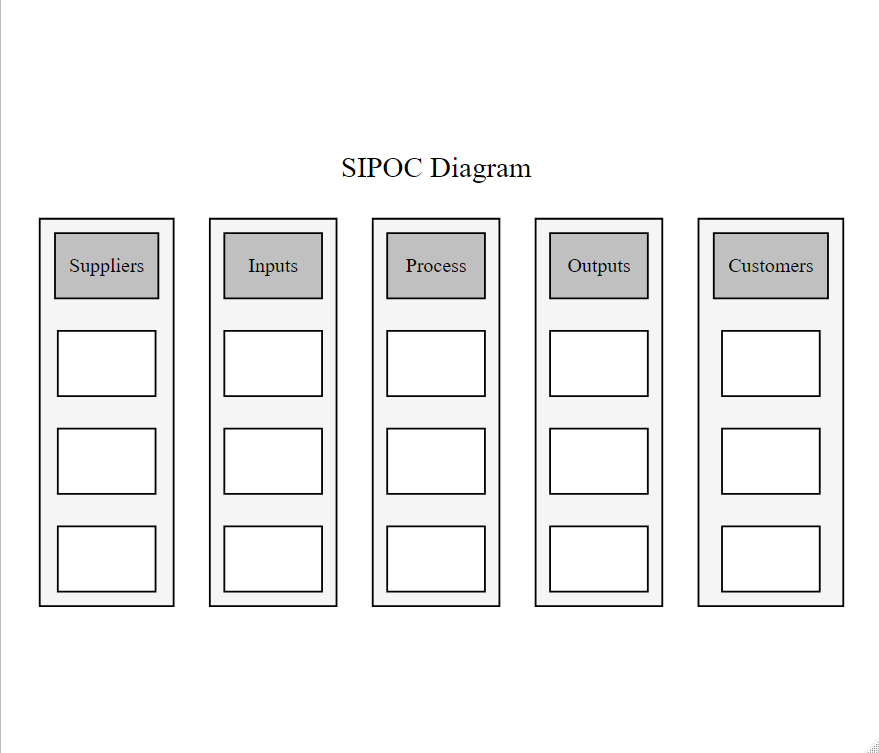

Reproduce this figure in R.
### SIPOC DIAGRAM ###

# Import DiagrammeR package
library(DiagrammeR)

# Build SIPOC diagram
grViz("
digraph {

# Set diagram layout options
graph [compound = true, 
      nodesep = .5, 
      ranksep = .25,
      color = black,
      style = filled,
      fillcolor = WhiteSmoke]

# Set diagram title
Title [shape = plaintext,
      fontname = TimesNewRoman,
      fontsize = 16,
      label = 'SIPOC Diagram']
                   
# Build Supplier box                    
subgraph cluster1 {
S [style = filled, fillcolor = grey, shape = rectangle, fontsize = 11, label = 'Suppliers'];
1.1 [style = filled, fillcolor = white, shape = rectangle, fontsize = 10, label = ''];
1.2 [style = filled, fillcolor = white, shape = rectangle, fontsize = 10, label = ''];
1.3 [style = filled, fillcolor = white, shape = rectangle, fontsize = 10, label = ''];
  
S -> 1.1 [arrowhead = none, color = none]
1.1 -> 1.2 [arrowhead = none, color = none]
1.2 -> 1.3 [arrowhead = none, color = none]
}

# Build Input box
subgraph cluster2 {
I [style = filled, fillcolor = grey, shape = rectangle, fontsize = 11, label = 'Inputs'];
2.1 [style = filled, fillcolor = white, shape = rectangle, fontsize = 10, label = ''];
2.2 [style = filled, fillcolor = white, shape = rectangle, fontsize = 10, label = ''];
2.3 [style = filled, fillcolor = white, shape = rectangle, fontsize = 10, label = ''];
  
I -> 2.1 [arrowhead = none, color = none]
2.1 -> 2.2 [arrowhead = none, color = none]
2.2 -> 2.3 [arrowhead = none, color = none]
}

# Build Process box
subgraph cluster3 {
P [style = filled, fillcolor = grey, shape = rectangle, fontsize = 11, label = 'Process'];
3.1 [style = filled, fillcolor = white, shape = rectangle, fontsize = 10, label = ''];
3.2 [style = filled, fillcolor = white, shape = rectangle, fontsize = 10, label = ''];
3.3 [style = filled, fillcolor = white, shape = rectangle, fontsize = 10, label = ''];
  
P -> 3.1 [arrowhead = none, color = none]
3.1 -> 3.2 [arrowhead = none, color = none]
3.2 -> 3.3 [arrowhead = none, color = none]
}

# Build Outcome box
subgraph cluster4 {
O [style = filled, fillcolor = grey, shape = rectangle, fontsize = 11, label = 'Outputs'];
4.1 [style = filled, fillcolor = white, shape = rectangle, fontsize = 10, label = ''];
4.2 [style = filled, fillcolor = white, shape = rectangle, fontsize = 10, label = ''];
4.3 [style = filled, fillcolor = white, shape = rectangle, fontsize = 10, label = ''];
  
O -> 4.1 [arrowhead = none, color = none]
4.1 -> 4.2 [arrowhead = none, color = none]
4.2 -> 4.3 [arrowhead = none, color = none]
}

# Build Customer box
subgraph cluster5 {
C [style = filled, fillcolor = grey, shape = rectangle, fontsize = 11, label = 'Customers'];
5.1 [style = filled, fillcolor = white, shape = rectangle, fontsize = 10, label = ''];
5.2 [style = filled, fillcolor = white, shape = rectangle, fontsize = 10, label = ''];
5.3 [style = filled, fillcolor = white, shape = rectangle, fontsize = 10, label = ''];
  
C -> 5.1 [arrowhead = none, color = none]
5.1 -> 5.2 [arrowhead = none, color = none]
5.2 -> 5.3 [arrowhead = none, color = none]
}

# Set connections between title and clusters
Title -> S [arrowhead = none, color = none]
Title -> I [arrowhead = none, color = none]
Title -> P [arrowhead = none, color = none]
Title -> O [arrowhead = none, color = none]
Title -> C [arrowhead = none, color = none]

}
")
